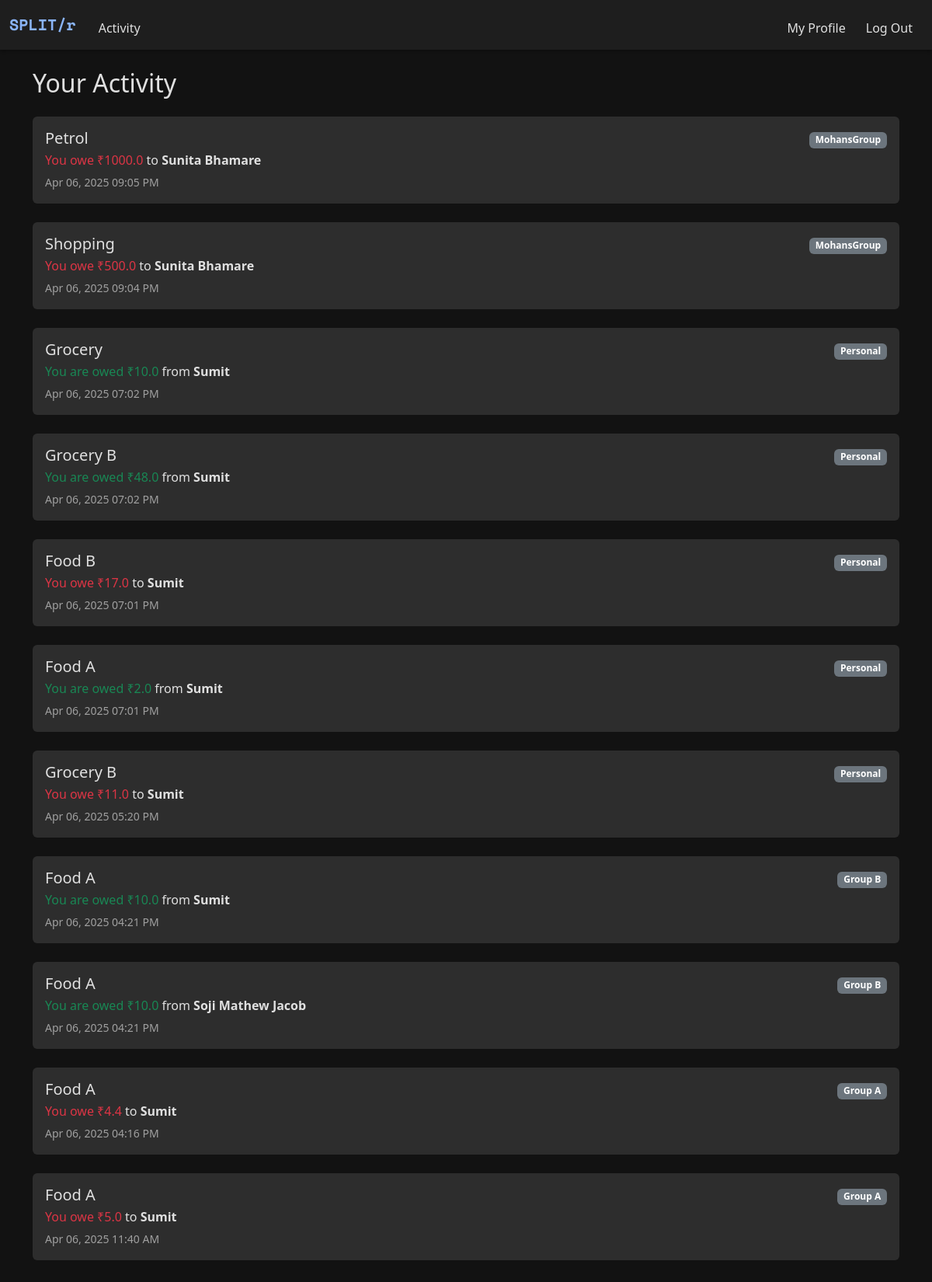
The app's page /history (signed in) with its own data.
### models.py (models this page shows)
class Expense(db.Model):
    __tablename__ = "expenses"
    id = db.Column(db.Integer, primary_key=True)
    description = db.Column(db.String(120))
    amount = db.Column(db.Float)
    paid_by_id = db.Column(db.Integer, db.ForeignKey("users.id"))
    group_id = db.Column(db.Integer, db.ForeignKey("groups.id"), nullable=True)  # Optional
    timestamp = db.Column(db.DateTime, default=datetime.now)
    splits = db.relationship("ExpenseSplit", backref="expense", lazy=True)
    paid_by = db.relationship("User", foreign_keys=[paid_by_id])

class User(db.Model):
    __tablename__ = "users"
    id = db.Column(db.Integer, primary_key=True)
    name = db.Column(db.String(100), nullable=False)
    username = db.Column(db.String(50), unique=True, nullable=False)
    password = db.Column(db.String(200), nullable=False)

class Group(db.Model):
    __tablename__ = "groups"
    id = db.Column(db.Integer, primary_key=True)
    name = db.Column(db.String(100), nullable=False)
    users = db.relationship("User", secondary="group_members", backref="groups")

class ExpenseSplit(db.Model):
    __tablename__ = "expense_split"
    id = db.Column(db.Integer, primary_key=True)
    expense_id = db.Column(db.Integer, db.ForeignKey("expenses.id"))
    user_id = db.Column(db.Integer, db.ForeignKey("users.id"))
    amount = db.Column(db.Float)

### app.py (the view)
@app.route("/history")
@login_required
def activity():
    user_id = session.get("user_id")
    expenses = Expense.query.filter(
        (Expense.paid_by_id == user_id) |
        (Expense.id.in_(
            db.session.query(ExpenseSplit.expense_id)
            .filter_by(user_id=user_id)
        ))
    ).order_by(Expense.timestamp.desc()).all()
    transactions = []
    for expense in expenses:
        group = Group.query.get(expense.group_id) if expense.group_id else None
        group_name = group.name if group else None
        splits = expense.splits
        user_split = next((s for s in splits if s.user_id == user_id), None)
        if expense.paid_by_id == user_id:
            for split in splits:
                if split.user_id != user_id and split.amount > 0:
                    counterparty = User.query.get(split.user_id)
                    transactions.append({
                        "description": expense.description,
                        "owed_amount": split.amount,
                        "counterparty_name": counterparty.name,
                        "group_name": group_name,
                        "timestamp": expense.timestamp
                    })
        elif user_split:
            payer = User.query.get(expense.paid_by_id)
            transactions.append({
                "description": expense.description,
                "owed_amount": -user_split.amount,
                "counterparty_name": payer.name,
                "group_name": group_name,
                "timestamp": expense.timestamp
            })
    return render_template("activity.html", transactions=transactions)

### helper.py (called while the page is built)
def login_required(f):
    @wraps(f)
    def decorated_function(*args, **kwargs):
        if "user_id" not in session:
            flash("You must be logged in to view this page.", "danger")
            return redirect("/login")
        return f(*args, **kwargs)
    return decorated_function

### templates/activity.html (shortened to what this page needs)
{% extends "layout.html" %}
{% block main %}
<div class="container py-4">
    <h2 class="mb-4">Your Activity</h2>
    {% if transactions %}
        <div class="list-group">
            {% for txn in transactions %}
                <div class="mb-4 p-3 rounded" style="background-color: var(--dark-tertiary);">
                    <div class="d-flex justify-content-between">
                        <div>
                            <h5 class="mb-1">{{ txn.description }}</h5>
                            <p class="mb-1">
                                {% if txn.owed_amount > 0 %}
                                    <span class="text-success">You are owed ₹{{ txn.owed_amount | round(2) }}</span>
                                    from <strong>{{ txn.counterparty_name }}</strong>
                                {% elif txn.owed_amount < 0 %}
                                    <span class="text-danger">You owe ₹{{ -txn.owed_amount | round(2) }}</span>
                                    to <strong>{{ txn.counterparty_name }}</strong>
                                {% else %}
                                    <span class="text-muted">Settled</span>
                                {% endif %}
                            </p>
                            <small class="text-muted-custom">
                                {{ txn.timestamp.strftime('%b %d, %Y %I:%M %p') }}
                            </small>
                        </div>
                        <div class="text-end">
                            <span class="badge bg-secondary">{{ txn.group_name if txn.group_name else "Personal" }}</span>
                        </div>
                    </div>
                </div>
            {% endfor %}
        </div>
    {% else %}
        <div class="alert alert-secondary">No transactions yet!</div>
    {% endif %}
</div>
{% endblock %}

### static/style.css (style rules this page uses)
:root { --dark-bg: #121212; --dark-secondary: #1e1e1e; --dark-tertiary: #2d2d2d; --text-primary: #e0e0e0; --text-secondary: #a0a0a0; --accent-color: #8ab4f8; --danger-color: #cf6679; --success-color: #03dac6; }
html, body { height: 100%; margin: 0; padding: 0; background-color: var(--dark-bg); color: var(--text-primary); display: flex; flex-direction: column; }
body { background-color: var(--dark-bg); color: var(--text-primary); min-height: 100vh; display: flex; flex-direction: column; }
.text-muted-custom { color: var(--text-secondary) !important; }

### records on screen
Expense: description "Petrol", timestamp "Apr 06, 2025 09:05 PM"
User: counterparty_name "Sunita Bhamare" "Sunita Bhamare"
Group: name "MohansGroup" "MohansGroup"
Expense: description "Shopping", timestamp "Apr 06, 2025 09:04 PM"
Expense: description "Grocery", timestamp "Apr 06, 2025 07:02 PM"
ExpenseSplit: owed_amount "10.0"
User: counterparty_name "Sumit" "Sumit" "Sumit" "Sumit", counterparty_name "Sumit" "Sumit" "Sumit" "Sumit"
Expense: description "Grocery B", timestamp "Apr 06, 2025 07:02 PM"
ExpenseSplit: owed_amount "48.0"
Expense: description "Food B", timestamp "Apr 06, 2025 07:01 PM"
Expense: description "Food A", timestamp "Apr 06, 2025 07:01 PM"
ExpenseSplit: owed_amount "2.0"
Expense: description "Grocery B", timestamp "Apr 06, 2025 05:20 PM"
Expense: description "Food A" "Food A", timestamp "Apr 06, 2025 04:21 PM" "Apr 06, 2025 04:21 PM"
ExpenseSplit: owed_amount "10.0"
Group: name "Group B" "Group B"
ExpenseSplit: owed_amount "10.0"
User: counterparty_name "Soji Mathew Jacob"
Expense: description "Food A", timestamp "Apr 06, 2025 04:16 PM"
Group: name "Group A" "Group A"
Expense: description "Food A", timestamp "Apr 06, 2025 11:40 AM"

### other values on screen
{{ txn.owed_amount | round(2) }} "1000.0" "500.0" "17.0" "11.0" "4.4" "5.0"
{{ txn.group_name if txn.group_name else "Personal" }} "Personal" "Personal" "Personal" "Personal" "Personal"
